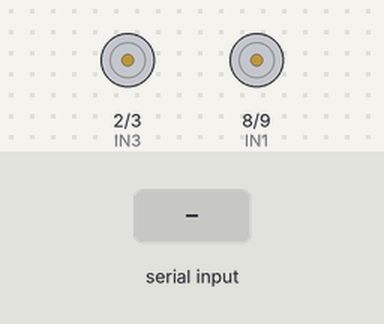
Simulated run of this sketch. Board: Arduino Uno, built with avr-gcc and run on an emulated ATmega328P. Shown: motor-driver pin pairs drawn as motors (green arrow = first pin HIGH = forward, orange = second pin HIGH = backward, longer = more drive). The test bench sets the inputs (shaded band).

Above: at 1.2 s.
1.3 s: "F" received over Serial
At 1.7 s:
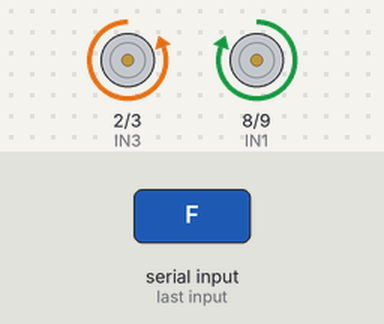
3.3 s: "B" received over Serial
At 3.7 s:
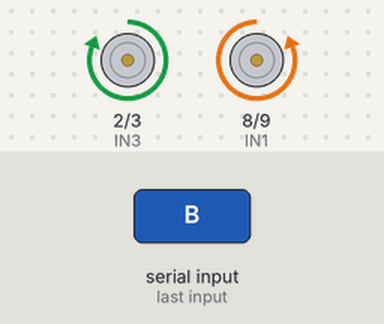
5.3 s: "L" received over Serial
At 5.7 s:
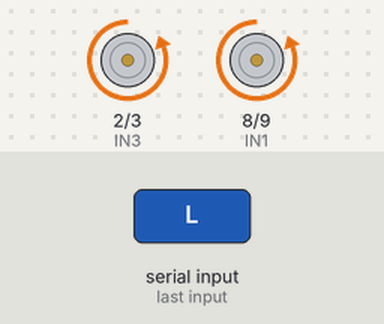
7.3 s: "R" received over Serial
At 7.7 s:
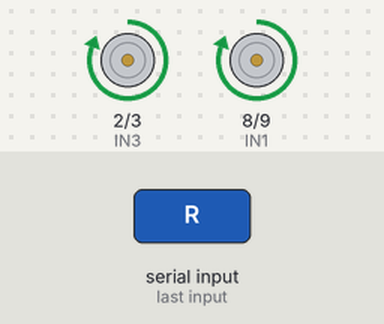
Timing chart, 0 to 10.3 s (numbered marks = the images above; inputs shaded):
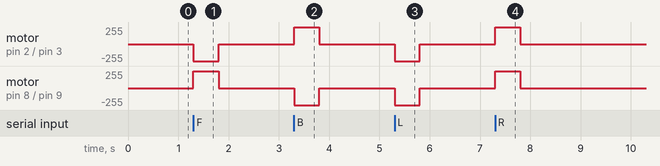

The sketch:

BTcar.ino
```cpp
char command;
unsigned long lastCommandTime = 0;
int timeout = 500; // stop if no command for 500 ms

// Motor pins
int IN1 = 8;  // Left motors
int IN2 = 9;
int IN3 = 2;  // Right motors
int IN4 = 3;

void setup() {
  pinMode(IN1, OUTPUT);
  pinMode(IN2, OUTPUT);
  pinMode(IN3, OUTPUT);
  pinMode(IN4, OUTPUT);

  Serial.begin(9600);
  stopMotors();
}

void loop() {

  if (Serial.available()) {
    command = Serial.read();
    lastCommandTime = millis();

    if (command == 'F') forward();
    else if (command == 'B') backward();
    else if (command == 'L') left();
    else if (command == 'R') right();
    else stopMotors();
  }

  // auto stop if bluetooth disconnects
  if (millis() - lastCommandTime > timeout) {
    stopMotors();
  }
}

void forward() {
  // both sides forward
  digitalWrite(IN1, HIGH);
  digitalWrite(IN2, LOW);

  digitalWrite(IN3, LOW);
  digitalWrite(IN4, HIGH);
}

void backward() {
  // both sides backward
  digitalWrite(IN1, LOW);
  digitalWrite(IN2, HIGH);

  digitalWrite(IN3, HIGH);
  digitalWrite(IN4, LOW);
}

void left() {
  // left side stop, right side forward
  digitalWrite(IN1, LOW);
  digitalWrite(IN2, HIGH);

  digitalWrite(IN3, LOW);
  digitalWrite(IN4, HIGH);
}

void right() {
  // right side stop, left side forward
  digitalWrite(IN1, HIGH);
  digitalWrite(IN2, LOW);

  digitalWrite(IN3, HIGH);
  digitalWrite(IN4, LOW);
}

void stopMotors() {
  digitalWrite(IN1, LOW);
  digitalWrite(IN2, LOW);
  digitalWrite(IN3, LOW);
  digitalWrite(IN4, LOW);
}
```

Measured:
- after the input at 1.3 s, motor on pin 2 (IN3) / pin 3 (IN4): stopped → backward 255/255 at once, → stopped 0.50 s later; motor on pin 8 (IN1) / pin 9 (IN2): stopped → forward 255/255 at once, → stopped 0.50 s later
- after the input at 3.3 s, motor on pin 2 (IN3) / pin 3 (IN4): stopped → forward 255/255 at once, → stopped 0.50 s later; motor on pin 8 (IN1) / pin 9 (IN2): stopped → backward 255/255 at once, → stopped 0.50 s later
- after the input at 5.3 s, motor on pin 2 (IN3) / pin 3 (IN4), motor on pin 8 (IN1) / pin 9 (IN2): stopped → backward 255/255 at once, → stopped 0.50 s later
- after the input at 7.3 s, motor on pin 2 (IN3) / pin 3 (IN4), motor on pin 8 (IN1) / pin 9 (IN2): stopped → forward 255/255 at once, → stopped 0.50 s later
